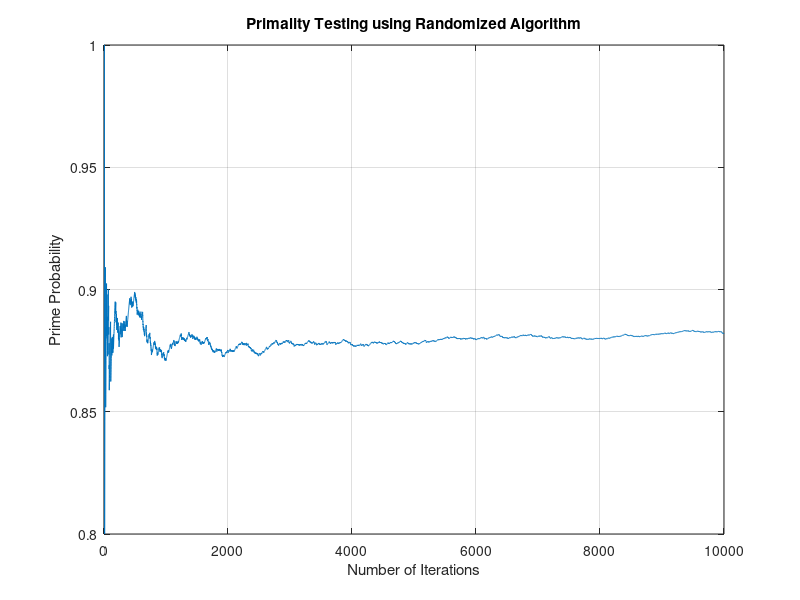

Here is the MATLAB script that generated this plot:
n = 44; 
k = 0; 
iterations = []; 
probability = []; 
flag = false; 

for i = 1:10000
    iterations = [iterations i];
    fact = randi([1, n-1]);
    rem = mod(n, fact);
    if rem ~= 0
        k = k + 1;
    end
    probability = [probability k/i];
end

disp(k/10000);
plot(iterations, probability);
xlabel("Number of Iterations");
ylabel("Prime Probability");
title("Primality Testing using Randomized Algorithm");
grid on;